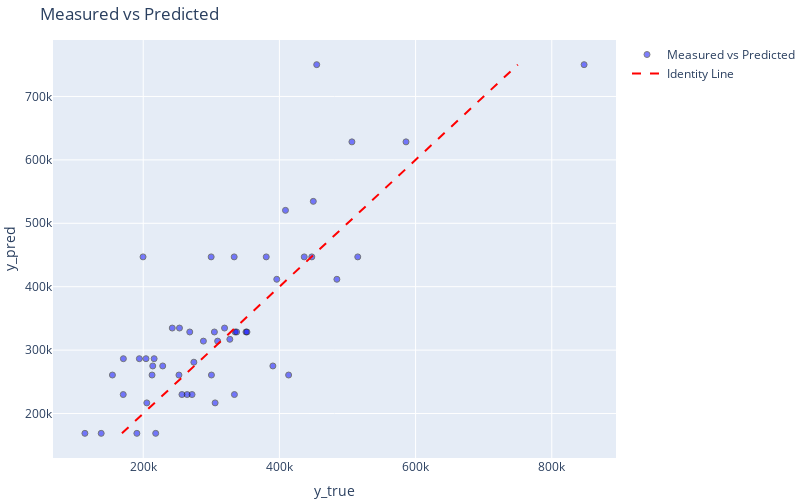

This figure's notebook cell:
### Code cell
fig = go.Figure()

fig.add_trace(
    go.Scatter(
        x=y_test.flatten(),
        y=y_pred.flatten(),
        mode='markers',
        marker=dict(color='blue', opacity=0.5, line=dict(color='black', width=1)),
        name='Measured vs Predicted'
    )
)


fig.add_trace(
    go.Scatter(
        x=[y_pred.min(), y_pred.max()],
        y=[y_pred.min(), y_pred.max()],
        mode='lines',
        line=dict(color='red', dash='dash'),
        name='Identity Line'
    )
)

fig.update_layout(
    title='Measured vs Predicted',
    xaxis=dict(title='y_true'),
    yaxis=dict(title='y_pred'),
    autosize=False,
    width=800,
    height=500,
    margin=dict(l=0, r=0, b=0, t=40),
    showlegend=True
)

fig.write_image(f"{dir_figures}/scattered_measured_vs_predicted_plot.png")

fig.show()

### Figure 1 — Plotly figure (JSON) as saved in the notebook; plotly's stock layout.template omitted (floating-point values rounded to 4 significant figures)
{"data": [{"marker": {"color": "blue", "line": {"color": "black", "width": 1}, "opacity": 0.5}, "mode": "markers", "name": "Measured vs Predicted", "type": "scatter", "x": [274391, 216039, 288400.0, 214026, 205285, 319456, 114366, 253300.0, 335007, 170665, 309303, 585900.0, 396100.0, 447600.0, 484424, 154792, 413544, 268337, 271728, 212995, 380700.0, 337207, 242644, 264500.0, 256894, 327200.0, 515068, 305608, 199741, 218337, 408900.0, 350907, 449800.0, 190672, 436455, 300199, 252500.0, 138291, 454800.0, 204050, 847500.0, 352391, 228700.0, 304510, 333597, 194329, 390400.0, 170897, 333900.0, 506478, 299799], "y": [281000.0, 286500.0, 314200.0, 275000.0, 216800.0, 334800.0, 168800.0, 334800.0, 328600.0, 229900.0, 314200.0, 628412, 411700.0, 447000.0, 411700.0, 260700.0, 260700.0, 328600.0, 229900.0, 260700.0, 447000.0, 328600.0, 334800.0, 229900.0, 229900.0, 317000.0, 447000.0, 216800.0, 447000.0, 168800.0, 520400.0, 328600.0, 534566, 168800.0, 447000.0, 260700.0, 260700.0, 168800.0, 750200.0, 286500.0, 750200.0, 328600.0, 275000.0, 328600.0, 447000.0, 286500.0, 275000.0, 286500.0, 229900.0, 628412, 447000.0]}, {"line": {"color": "red", "dash": "dash"}, "mode": "lines", "name": "Identity Line", "type": "scatter", "x": [168800.0, 750200.0], "y": [168800.0, 750200.0]}], "layout": {"autosize": false, "height": 500, "margin": {"b": 0, "l": 0, "r": 0, "t": 40}, "showlegend": true, "title": {"text": "Measured vs Predicted"}, "width": 800, "xaxis": {"title": {"text": "y_true"}}, "yaxis": {"title": {"text": "y_pred"}}}}
